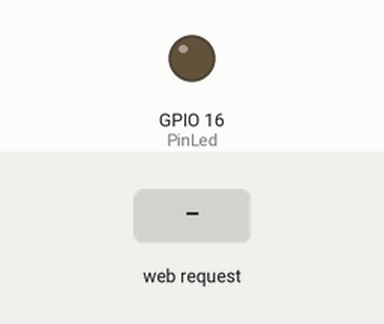
Recording of a sketch running on a simulated ESP8266 (NodeMCU). Shown: output pins drawn as LEDs (lit = HIGH). The test bench sets the inputs (shaded band). WiFi joins after 1.5 s; servers stay silent unless stated; what the sketch prints to the serial monitor is not drawn.

Above: at 2.7 s.
2.8 s: HTTP request GET /Toggle received
At 4.2 s:
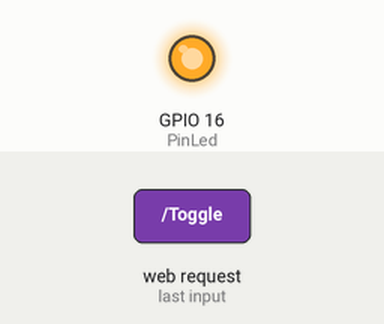
Timing chart, 0 to 5.8 s (numbered marks = the images above; inputs shaded):
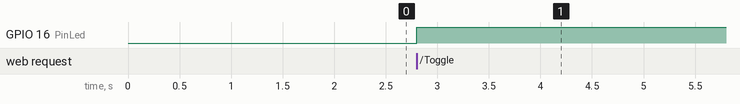

Measured:
- after the input at 2.8 s, GPIO 16 (PinLed): LOW → HIGH at once

The sketch:

ESP8266_WebServer_html.ino
```cpp
#include <ESP8266WiFi.h>
#include <ESP8266WebServer.h>

ESP8266WebServer Server;
uint8_t PinLed = 16;
const char* Ssid = "TechMMakers";
const char* Password = "!nn0vationFactory";

const char webpage[] PROGMEM = R"=====(
<html>
<head>
</head>
<body>
<form action="/toggle">
<button> TOGGLE </button>
</form>
</body>
</html>
)=====";


void setup()
{
  pinMode(PinLed, OUTPUT);
  WiFi.begin(Ssid,Password);
  Serial.begin(115200);
  while(WiFi.status()!=WL_CONNECTED)
  {
    Serial.print(".");
    delay(500);
  }
  Serial.println("");
  Serial.print("IP Address: ");
  Serial.println(WiFi.localIP());

  Server.on("/",[](){Server.send(200,"text/html","<h1>Hello World!</h1>");});
  Server.on("/Toggle",ToggleLED);
  Server.begin();
}

void loop()
{
  Server.handleClient();
}

void ToggleLED()
{
  digitalWrite(PinLed,!digitalRead(PinLed));
  Server.send_P(200,"text/html", webpage);
}
```
